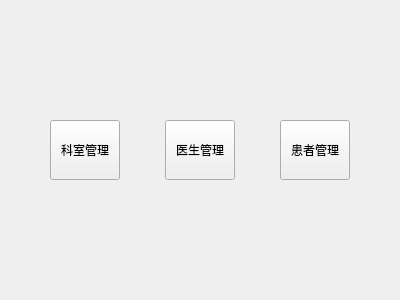
<?xml version="1.0" encoding="UTF-8"?>
<ui version="4.0">
 <class>WelcomeView</class>
 <widget class="QWidget" name="WelcomeView">
  <property name="geometry">
   <rect>
    <x>0</x>
    <y>0</y>
    <width>400</width>
    <height>300</height>
   </rect>
  </property>
  <property name="windowTitle">
   <string>欢迎</string>
  </property>
  <layout class="QVBoxLayout" name="verticalLayout">
   <item>
    <spacer name="verticalSpacer">
     <property name="orientation">
      <enum>Qt::Vertical</enum>
     </property>
     <property name="sizeHint" stdset="0">
      <size>
       <width>20</width>
       <height>101</height>
      </size>
     </property>
    </spacer>
   </item>
   <item>
    <layout class="QHBoxLayout" name="horizontalLayout">
     <item>
      <widget class="QPushButton" name="btDepartment">
       <property name="sizePolicy">
        <sizepolicy hsizetype="Preferred" vsizetype="Preferred">
         <horstretch>0</horstretch>
         <verstretch>0</verstretch>
        </sizepolicy>
       </property>
       <property name="minimumSize">
        <size>
         <width>70</width>
         <height>60</height>
        </size>
       </property>
       <property name="maximumSize">
        <size>
         <width>70</width>
         <height>60</height>
        </size>
       </property>
       <property name="text">
        <string>科室管理</string>
       </property>
      </widget>
     </item>
     <item>
      <widget class="QPushButton" name="btDoctor">
       <property name="sizePolicy">
        <sizepolicy hsizetype="Preferred" vsizetype="Preferred">
         <horstretch>0</horstretch>
         <verstretch>0</verstretch>
        </sizepolicy>
       </property>
       <property name="minimumSize">
        <size>
         <width>70</width>
         <height>60</height>
        </size>
       </property>
       <property name="maximumSize">
        <size>
         <width>70</width>
         <height>60</height>
        </size>
       </property>
       <property name="text">
        <string>医生管理</string>
       </property>
      </widget>
     </item>
     <item>
      <widget class="QPushButton" name="btPatient">
       <property name="sizePolicy">
        <sizepolicy hsizetype="Preferred" vsizetype="Preferred">
         <horstretch>0</horstretch>
         <verstretch>0</verstretch>
        </sizepolicy>
       </property>
       <property name="minimumSize">
        <size>
         <width>70</width>
         <height>60</height>
        </size>
       </property>
       <property name="maximumSize">
        <size>
         <width>70</width>
         <height>60</height>
        </size>
       </property>
       <property name="text">
        <string>患者管理</string>
       </property>
      </widget>
     </item>
    </layout>
   </item>
   <item>
    <spacer name="verticalSpacer_2">
     <property name="orientation">
      <enum>Qt::Vertical</enum>
     </property>
     <property name="sizeHint" stdset="0">
      <size>
       <width>20</width>
       <height>101</height>
      </size>
     </property>
    </spacer>
   </item>
  </layout>
 </widget>
 <resources/>
 <connections/>
</ui>
